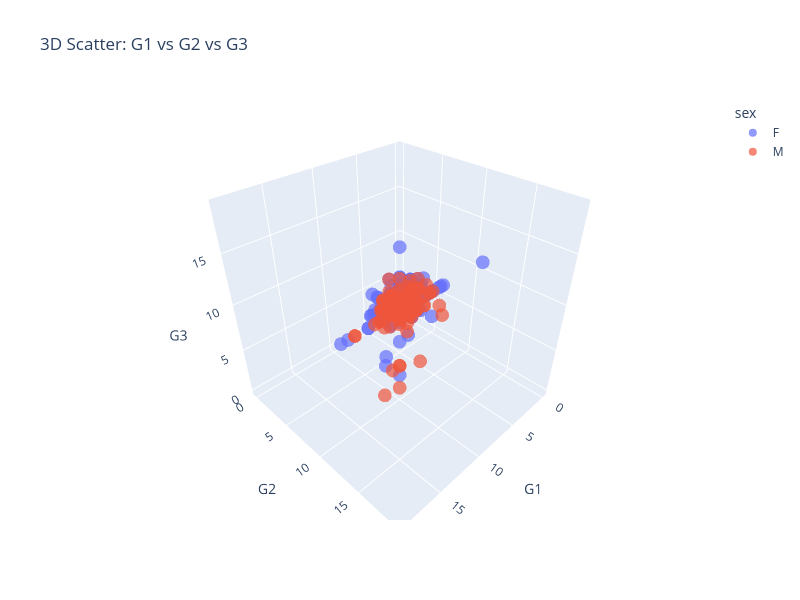

Notebook code for this chart:
### Markdown cell above
## 4. Interactive Plots (Plotly)

An interactive scatter matrix of the grade progression and study habits,
plus a 3D scatter of `G1`, `G2`, `G3` colored by `sex`. These are saved
as standalone HTML files that can be opened directly in a browser.

### Code cell
scatter_cols = ["studytime", "absences", "G1", "G2", "G3"]
scatter_cols = [c for c in scatter_cols if c in df.columns]

fig = px.scatter_matrix(
    df,
    dimensions=scatter_cols,
    color="sex" if "sex" in df.columns else None,
    title="Scatter Matrix: Study Habits & Grades",
)
fig.write_html(figures_dir / "scatter_matrix.html")

fig3d = px.scatter_3d(
    df,
    x="G1", y="G2", z="G3",
    color="sex" if "sex" in df.columns else None,
    opacity=0.7, width=800, height=600,
    title="3D Scatter: G1 vs G2 vs G3",
)
fig3d.write_html(figures_dir / "3d_scatter.html")
fig3d.show()

### Figure 1 — Plotly figure (JSON) as saved in the notebook; plotly's stock layout.template omitted (floating-point values rounded to 4 significant figures; data arrays with more than 128 entries replaced by an {"elided": "..."} marker saying what was removed)
{"data": [{"hovertemplate": "sex=F<br>G1=%{x}<br>G2=%{y}<br>G3=%{z}<extra></extra>", "legendgroup": "F", "marker": {"color": "#636efa", "opacity": 0.7, "symbol": "circle"}, "mode": "markers", "name": "F", "scene": "scene", "showlegend": true, "type": "scatter3d", "x": {"elided": "383 int values"}, "y": {"elided": "383 int values"}, "z": {"elided": "383 int values"}}, {"hovertemplate": "sex=M<br>G1=%{x}<br>G2=%{y}<br>G3=%{z}<extra></extra>", "legendgroup": "M", "marker": {"color": "#EF553B", "opacity": 0.7, "symbol": "circle"}, "mode": "markers", "name": "M", "scene": "scene", "showlegend": true, "type": "scatter3d", "x": {"elided": "266 int values"}, "y": {"elided": "266 int values"}, "z": {"elided": "266 int values"}}], "layout": {"height": 600, "legend": {"title": {"text": "sex"}, "tracegroupgap": 0}, "scene": {"domain": {"x": [0, 1], "y": [0, 1]}, "xaxis": {"title": {"text": "G1"}}, "yaxis": {"title": {"text": "G2"}}, "zaxis": {"title": {"text": "G3"}}}, "title": {"text": "3D Scatter: G1 vs G2 vs G3"}, "width": 800}}
